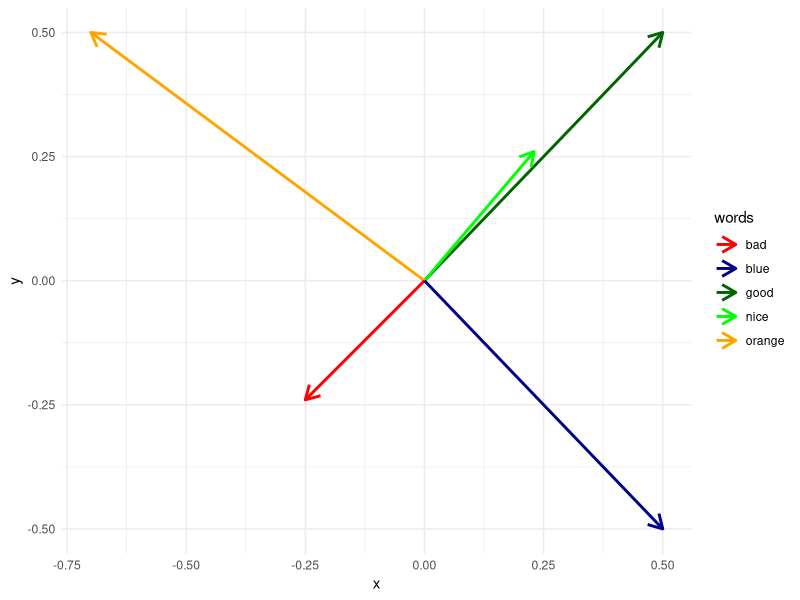
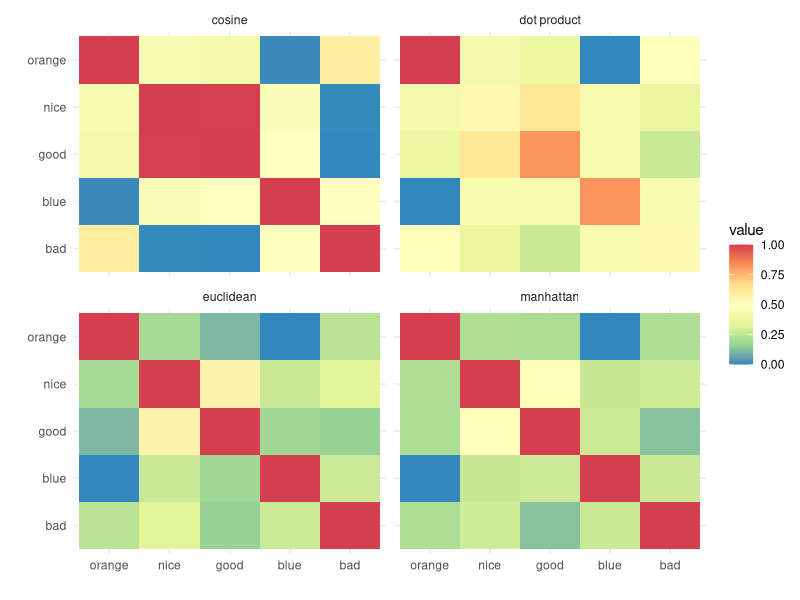

These figures' R source, in order:
## ---- chunk 1
#| label: fig-cosineSimilarity
#| fig-cap: Illustration of common similarity metrics in semantic search.
#| fig-subcap: 
#|    - Illustration of "semantic embeddings" of different word.
#|    - "Illustration of 4 common similarity concepts seen in semantic retrieval: cosine, euclidean, dot product and manhattan. dot product and cosine are taking the direction of the vector into account, while the cosine ignores the length of the vectors and the dot product does not. Manhattan and euclidean are both measuring the distance between two points in a vector space, but they do it differently. Euclidean is the straight line between two points, while manhattan is the sum of the absolute differences between the coordinates of the two points."
#| fig-alt: 
#| - Illustration of "semantic embeddings" of different word.
#|  The words "good", "nice" and "orange" are all mapped to a vector space.
#| - "Illustration of similarities between these words. 4 common similarity 
#| concepts seen in semantic retrieval: cosine, euclidean, dot product and manhattan."
#| echo: false
#| message: false
#| warning: false
#| fig-width: 8
#| fig-align: center
#| classes: .enlarge-onhover

library(tidyverse)

mat2df <- function(mat){
    tibble(row = rep(seq_len(nrow(mat)), times = ncol(mat)),
           col = rep(seq_len(ncol(mat)), each = nrow(mat)),
           value = as.vector(mat))
}

vectors  <- tibble(vector = letters[1:5],
                   words = c('good', 'nice', 'orange', 'bad', 'blue'),
                  x_end = c(.5, .23, -0.7,-0.25,.5),
                  y_end = c(.5, .26, .5, -0.24, -0.5),
                  y = 0,
                  x = 0)

Matrix <- as.matrix(vectors[3:4])
sim <- Matrix / sqrt(rowSums(Matrix * Matrix))
co_sim <- mat2df(sim %*% t(sim))

euclidean_sim <- mat2df(1 / (1 + as.matrix(dist(Matrix, method = 'euclidean'))))

manhattan_sim <- mat2df(1 / (1 + as.matrix(dist(Matrix, method = 'manhattan'))))

dot_product_sim <- mat2df(Matrix %*% t(Matrix))

similarities <- bind_rows(
    co_sim,
    euclidean_sim,
    manhattan_sim,
    dot_product_sim) %>%
    mutate(method = rep(c('cosine', 'euclidean', 'manhattan', 'dot product'),
           each = nrow(co_sim)),
           col = vectors$words[col],
           row = vectors$words[row])

vectors %>%
    ggplot(aes(color = words)) +
        geom_segment(aes(x=x,y=y,xend=x_end, yend = y_end), arrow = arrow(length = unit(.4, 'cm')), linewidth = 1) +
        scale_color_manual(values = c('good'='darkgreen', 'nice' = 'green', 'orange' = 'orange', 'bad' = 'red', 'blue' = 'darkblue'))+
        theme_minimal()

similarities %>% 
mutate(row = factor(row),
       col = factor(col, levels = rev(levels(row))))  %>% 
group_by(method)  %>% 
mutate(value = (value - min(value))/(max(value)-min(value))) %>%
    ggplot(aes(x = col, y = row)) +
    geom_tile(aes(fill = value)) +
    facet_wrap(~method) +
    labs(x = '', y = '') +
    theme_minimal() +
    #theme(legend.position = 'none') +
    scale_fill_distiller(palette = "Spectral", direction=-1)

